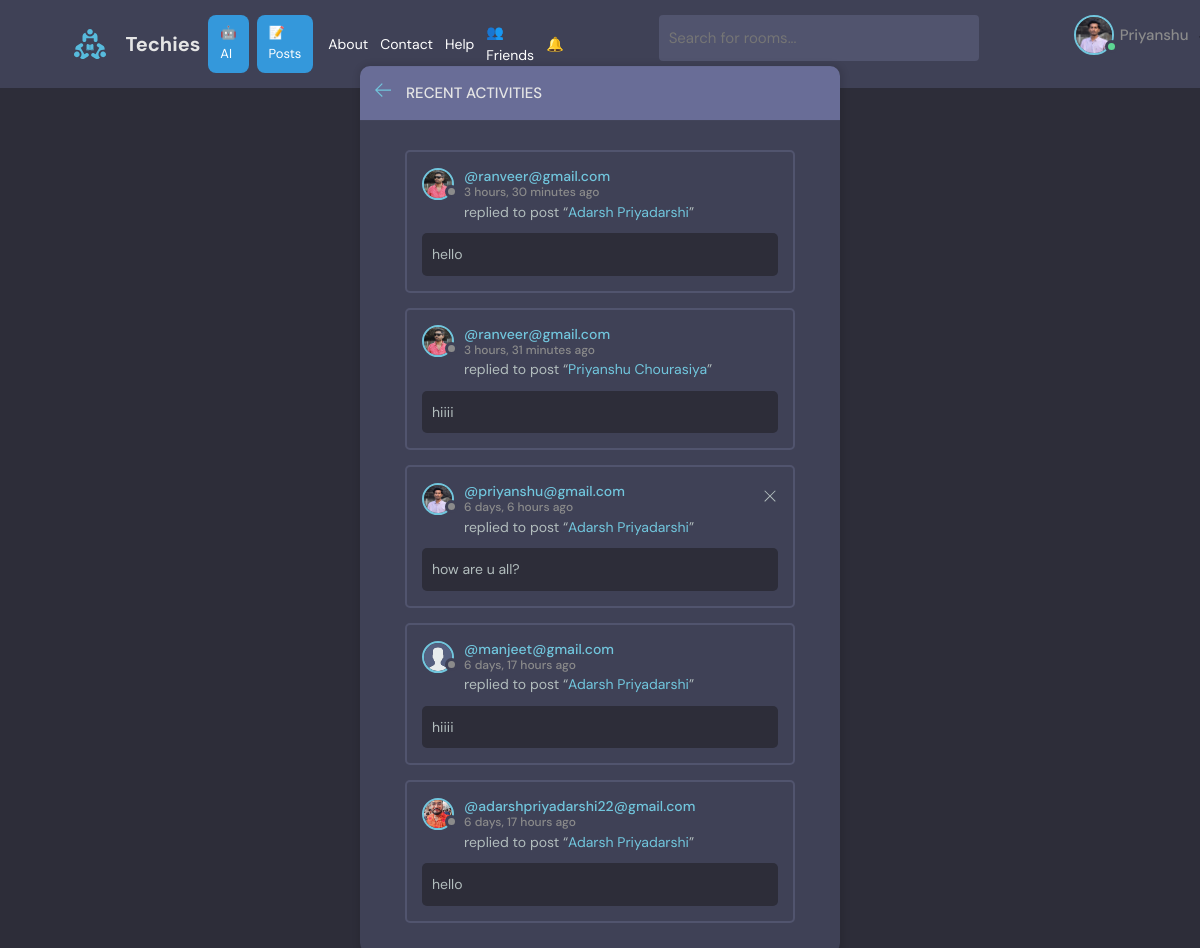
The app's page /activity/ (signed in) with its own data.
### base/models.py (models this page shows, shortened)
class User(AbstractUser):
    name = models.CharField(max_length=200, null=True)
    email = models.EmailField(unique=True, null=True)
    bio = models.TextField(null=True)
    avatar = models.ImageField(null=True, default="avatar.svg")
    friends = models.ManyToManyField("self", blank=True)
    USERNAME_FIELD = 'email'
    REQUIRED_FIELDS = []

class Message(models.Model):
    user = models.ForeignKey(User, on_delete=models.CASCADE)
    room = models.ForeignKey(Room, on_delete=models.CASCADE)
    body = models.TextField()
    updated = models.DateTimeField(auto_now=True)
    created = models.DateTimeField(auto_now_add=True)
    class Meta:
        ordering = ['-updated', '-created']

class Room(models.Model):
    host = models.ForeignKey(User, on_delete=models.CASCADE, null=True)
    topic = models.ForeignKey(Topic, on_delete=models.SET_NULL, null=True)
    name = models.CharField(max_length=200)
    description = models.TextField(null=True, blank=True)
    participants = models.ManyToManyField(
        User, related_name='participants', blank=True
    )
    update = models.DateTimeField(auto_now=True)
    created = models.DateTimeField(auto_now_add=True)
    class Meta:
        ordering = ['-update', '-created']
    def __str__(self):
        return self.name

### base/views.py (the view)
# urls.py: path('activity/', views.activityPage, name="activity"),
def activityPage(request):
    room_messages = Message.objects.all()
    return render(request, 'base/activity.html', {'room_messages': room_messages})

### base/context_processors.py (called while the page is built)
def notification_count(request):
    if request.user.is_authenticated:
        count = FriendRequest.objects.filter(
            receiver=request.user,
            accepted=False
        ).count()
        return {'pending_requests_count': count}
    return {'pending_requests_count': 0}

### base/templates/base/activity.html
{% extends 'main.html' %}
{% block content %}
    <main class="layout">
      <div class="container">
        <div class="layout__box">
          <div class="layout__boxHeader">
            <div class="layout__boxTitle">
              <a href="{% url 'home' %}">
                <svg version="1.1" xmlns="http://www.w3.org/2000/svg" width="32" height="32" viewBox="0 0 32 32">
                  <title>arrow-left</title>
                  <path
                    d="M13.723 2.286l-13.723 13.714 13.719 13.714 1.616-1.611-10.96-10.96h27.625v-2.286h-27.625l10.965-10.965-1.616-1.607z"
                  ></path>
                </svg>
              </a>
              <h3>Recent Activities</h3>
            </div>
          </div>
          <div class="activities-page layout__body">
            {% for message in room_messages %}
    <div class="activities__box">
      <div class="activities__boxHeader roomListRoom__header">
        <a href="{% url 'user-profile' message.user.id %}" class="roomListRoom__author">
          <div class="avatar avatar--small">
            <img src="{{message.user.avatar.url}}" />
          </div>
          <p>
            @{{message.user}}
            <span>{{message.created|timesince}} ago</span>
          </p>
        </a>
        {% if request.user == message.user %}
        <div class="roomListRoom__actions">
          <a href="{% url 'delete-message' message.id %}">
            <svg version="1.1" xmlns="http://www.w3.org/2000/svg" width="32" height="32" viewBox="0 0 32 32">
              <title>remove</title>
              <path
                d="M27.314 6.019l-1.333-1.333-9.98 9.981-9.981-9.981-1.333 1.333 9.981 9.981-9.981 9.98 1.333 1.333 9.981-9.98 9.98 9.98 1.333-1.333-9.98-9.98 9.98-9.981z"
              ></path>
            </svg>
          </a>
        </div>
        {% endif %}
      </div>
      <div class="activities__boxContent">
        <p>replied to post “<a href="{% url 'room' message.room.id %}">{{message.room}}</a>”</p>
        <div class="activities__boxRoomContent">
          {{message.body}}
        </div>
      </div>
    </div>
    {% endfor %}
          </div>
        </div>
      </div>
    </main>
    {% endblock content %}

### templates/navbar.html (shortened to what this page needs)
{% load static %}
<header class="header header--loggedIn">
  <div class="container">
    <div class="nav-left">
      <a href="{% url 'home' %}" class="header__logo">
        <img src="{% static 'images/logo.svg' %}" />
        <h1>Techies</h1>
      </a>
      <a href="{% url 'ai' %}" class="nav-btn">🤖 AI</a>
      <a href="{% url 'posts' %}" class="nav-btn">📝 Posts</a>
      <div class="nav-links">
  <a href="{% url 'about' %}">About</a>
  <a href="{% url 'contact' %}">Contact</a>
  <a href="{% url 'help' %}">Help</a>
  <a href="{% url 'friends' %}" style="position:relative;">
    👥 Friends
  </a>
  <a href="{% url 'notifications' %}" style="position:relative;">
    🔔
  </a>
</div>
    </div>
    <form class="header__search" method="GET" action="{% url 'home' %}">
      <label>
        <input name="q" placeholder="Search for rooms..." />
      </label>
    </form>
    <nav class="header__menu">
  {% if request.user.is_authenticated %}
  <div class="header__user" style="display:flex; align-items:center; gap:8px;">
    <a href="{% url 'user-profile' request.user.id %}" style="display:flex; align-items:center; gap:6px;">
      <div class="avatar avatar--medium active">
        <img src="{{request.user.avatar.url}}" />
      </div>
      <p>{{request.user.username}}</p>
    </a>
    <button class="dropdown-button" style="background:none; border:none; cursor:pointer;">
    </button>
  </div>
  {% else %}
  <a href="{% url 'login' %}">
    <p>Login</p>
  </a>
  {% endif %}
</nav>
  </div>
</header>

### static/styles/style.css (style rules this page uses)
:root { --color-main: #71c6dd; --color-main-light: #e1f6fb; --color-dark: #3f4156; --color-dark-medium: #51546e; --color-dark-light: #696d97; --color-light: #e5e5e5; --color-gray: #8b8b8b; --color-light-gray: #b2bdbd; --color-bg: #2d2d39; --color-success: #5dd693; --color-error: #fc4b0b; }
* { font-family: "DM Sans", -apple-system, BlinkMacSystemFont, "Segoe UI", Roboto, Oxygen, Ubuntu, Cantarell, "Open Sans", "Helvetica Neue", sans-serif; margin: 0; padding: 0; box-sizing: border-box; text-rendering: optimizeLegibility; font-size: inherit; }
html { font-size: 56.25%; }
@media only screen and (min-width: 1200px) { html { font-size: 62.5%; } }
body { line-height: 1.6; font-weight: 400; font-size: 1.5rem; color: var(--color-light-gray); background-color: var(--color-bg); min-height: 100vh; }
img { width: 100%; }
a { display: inline-block; color: var(--color-main); text-decoration: none; }
.container { max-width: 120rem; width: 90%; margin: auto; }
.avatar { position: relative; display: inline-block; border-radius: 50%; border: 2px solid var(--color-main); }
.avatar img { display: block; border-radius: 50%; object-fit: cover; object-position: center; }
.avatar::after { content: ""; display: block; position: absolute; background-color: var(--color-gray); z-index: 111; border-radius: 50%; border: 0.3rem solid var(--color-dark); }
.avatar.active::after { background-color: var(--color-success); }
.avatar.avatar--small img { width: 2.8rem; height: 2.8rem; }
.avatar.avatar--small:after { width: 0.7rem; height: 0.7rem; bottom: 0px; right: -6px; }
.avatar.avatar--medium img { width: 3.6rem; height: 3.6rem; border-radius: 50%; }
.avatar.avatar--medium:after { width: 0.7rem; height: 0.7rem; bottom: 0px; right: -6px; }
.header { padding: 1.5rem; background-color: var(--color-dark); }
.header > .container { display: flex; gap: 9.5rem; }
.header__logo, .header__user { display: flex; gap: 2rem; align-items: center; }
.header__logo > img { height: 3.2rem; width: 3.2rem; }
.header__logo > h1 { font-weight: 700; font-size: 2rem; color: var(--color-light); }
.header__search > label { background-color: var(--color-dark-medium); padding: 1.3rem 1rem; display: flex; align-items: center; gap: 1rem; border-radius: 4px; }
.header__search input { width: 30rem; background: transparent; border: none; outline: none; color: var(--color-light); }
.header__menu { margin-left: auto; position: relative; }
.header__menu a { display: flex; gap: 1.5rem; align-items: center; font-weight: 500; text-decoration: none; color: var(--color-gray); }
.header__menu img { height: 3.6rem; }
.header__menu p { line-height: 1.2; }
.dropdown-button { background: transparent; border: 0; outline: 0; cursor: pointer; }
.layout { margin-top: 2.4rem; }
.layout > .container { display: flex; justify-content: space-between; align-items: flex-start; }
.layout__box { width: 90%; max-width: 48rem; min-height: 40rem; position: absolute; top: 50%; left: 50%; transform: translate(-50%, -46%); background-color: var(--color-dark); border-radius: 1rem; box-shadow: 1px 1px 6px 3px rgba(0, 0, 0, 0.1); overflow: hidden; }
.layout__boxHeader { display: flex; padding: 1.5rem; background-color: var(--color-dark-light); }
.layout__boxTitle { display: flex; gap: 1.5rem; align-items: center; }
.layout__boxTitle h3 { text-transform: uppercase; font-weight: 500; color: var(--color-light); }
.layout__boxTitle svg { width: 1.6rem; height: 1.6rem; fill: var(--color-main); }
.layout__body { margin: 3rem; }
.roomListRoom__header { display: flex; justify-content: space-between; align-items: center; }
.roomListRoom__author { font-weight: 500; display: flex; align-items: center; gap: 1rem; }
.roomListRoom__actions { display: flex; align-items: flex-start; gap: 1rem; position: relative; }
.roomListRoom__actions svg { fill: var(--color-main); width: 1.6rem; height: 1.6rem; }
.activities__box { margin: 1.5rem; padding: 1.5rem; border: 2px solid var(--color-dark-medium); border-radius: 5px; }
.activities__boxHeader p { font-size: 1.4rem; line-height: 1.3; }
.activities__boxHeader p span { color: var(--color-gray); font-size: 1.2rem; display: block; }
.activities__boxContent { margin-left: 4.2rem; }
.activities__boxContent { font-size: 1.4rem; }
.activities__boxRoomContent { background: var(--color-bg); padding: 1rem; border-radius: 5px; margin-top: 1rem; margin-left: -4.2rem; }
.roomListRoom__actions svg { fill: var(--color-light-gray); }

### records on screen
User: user.avatar (picture), user.username "Priyanshu"
Message: user.avatar (picture), user "ranveer@gmail.com", created "3 hours, 30 minutes", room "Adarsh Priyadarshi", body "hello"
Message: user.avatar (picture), user "ranveer@gmail.com", created "3 hours, 31 minutes", room "Priyanshu Chourasiya", body "hiiii"
Message: user.avatar (picture), user "priyanshu@gmail.com", created "6 days, 6 hours", room "Adarsh Priyadarshi", body "how are u all?"
Message: user.avatar (placeholder picture), user "manjeet@gmail.com", created "6 days, 17 hours", room "Adarsh Priyadarshi", body "hiiii"
Message: user.avatar (picture), user "adarshpriyadarshi22@gmail.com", created "6 days, 17 hours", room "Adarsh Priyadarshi", body "hello"
